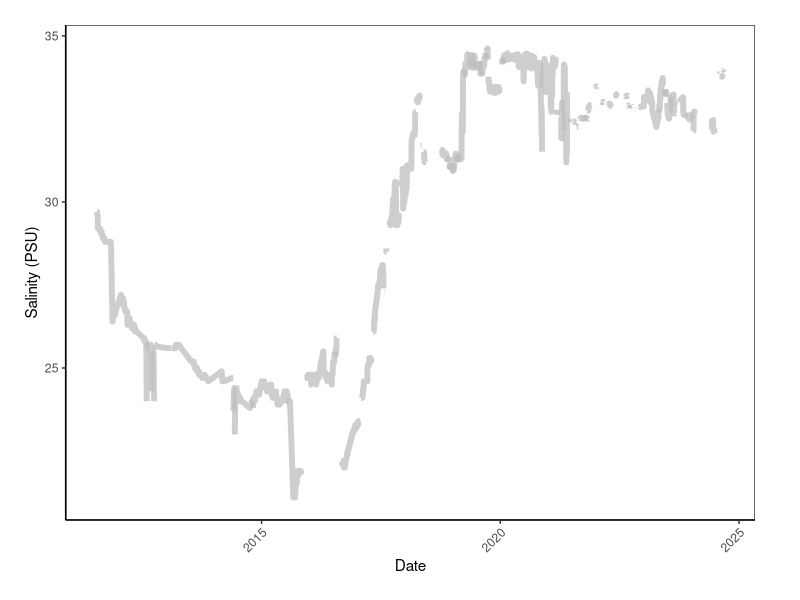
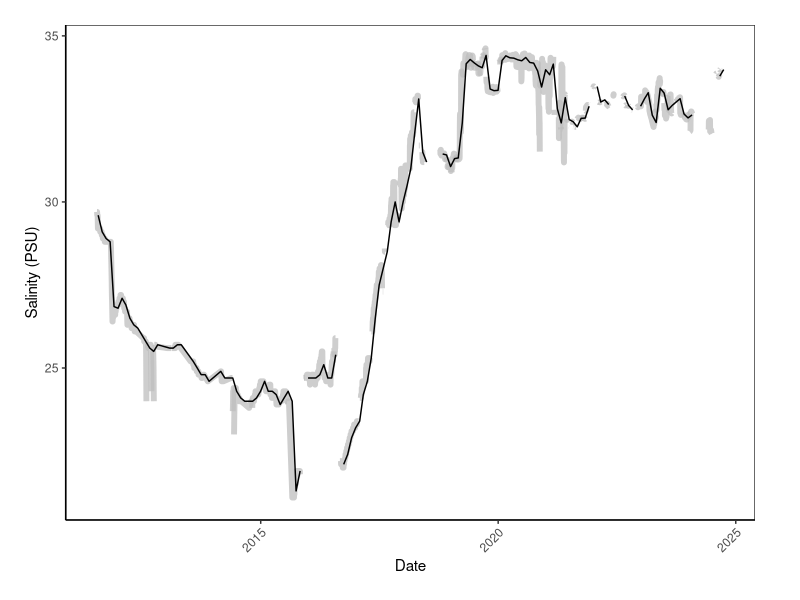

R code for these plots, in order:
## ---- chunk 1
library(tidyverse)
## ---- chunk 2
dfAll <- read_csv("RShiny/SourceData/05-HachYSI-Data-All.csv", col_names = TRUE) %>%
  rename(pH = `pH (YSI)`)
## ---- chunk 3
# use dfAll with daily median data to plot base plot; put input variable into format ggplot can read easily

otp1 <- dfAll %>%
  filter(`Time Interval` == "Daily") %>%
  ggplot(aes(x = Date, 
             y = `Salinity (PSU)`))+
  geom_line(color = "gray",
            alpha = 0.75,
            linewidth = 2)+
  # geom_smooth() +
  theme_bw() + 
  theme(panel.grid.major = element_blank(), 
        panel.grid.minor = element_blank(), 
        panel.background = element_blank(), 
        axis.line = element_line(colour = "black"))+
  theme(axis.text.x = element_text(angle = 45, hjust = 1),
        plot.margin = margin(0.25, 0.45, 0.25, 0.25, "inch"))+
  theme(strip.background = element_rect(fill = "white")) 

otp1

otp2 <- otp1 +
  geom_line(data = dfAll[dfAll$`Time Interval` == "Monthly", ],
               aes(x = Date,
                   y = `Salinity (PSU)`))

otp2

# if (input$OverallMedian1 == "Weekly") {
#   # grab weekly data from dfAll
#   dfMedianData <- dfAll %>%
#     filter(`Time Interval` == "Weekly")
#   # put input variable into format ggplot can read easily
#   dfMedianData <- dfMedianData[, c("Date", input$OverallVariable1)]
#   colnames(dfMedianData) <- c("Date", "input_var")
#   # add median data line plot on top of otp1 plot
#   otp1 <- otp1 +
#     geom_line(data = dfMedianData,
#               aes(x = Date,
#                   y = input_var))
